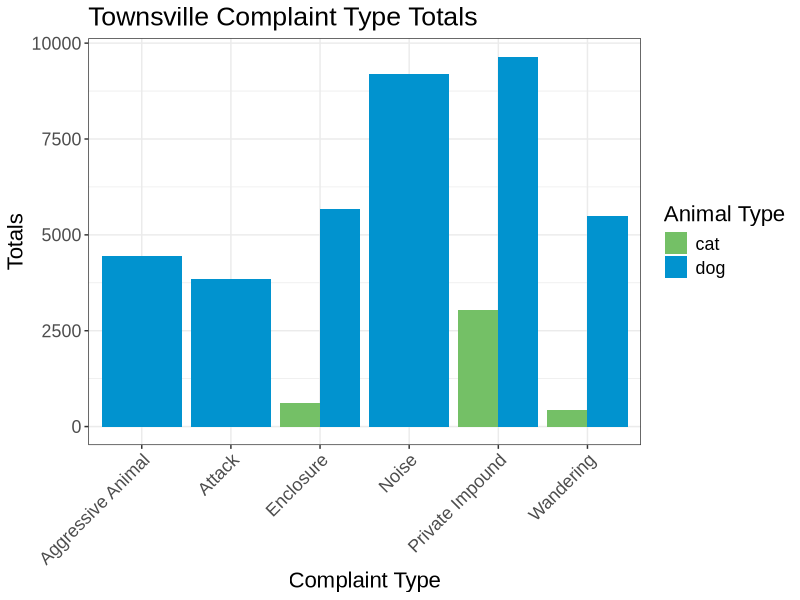
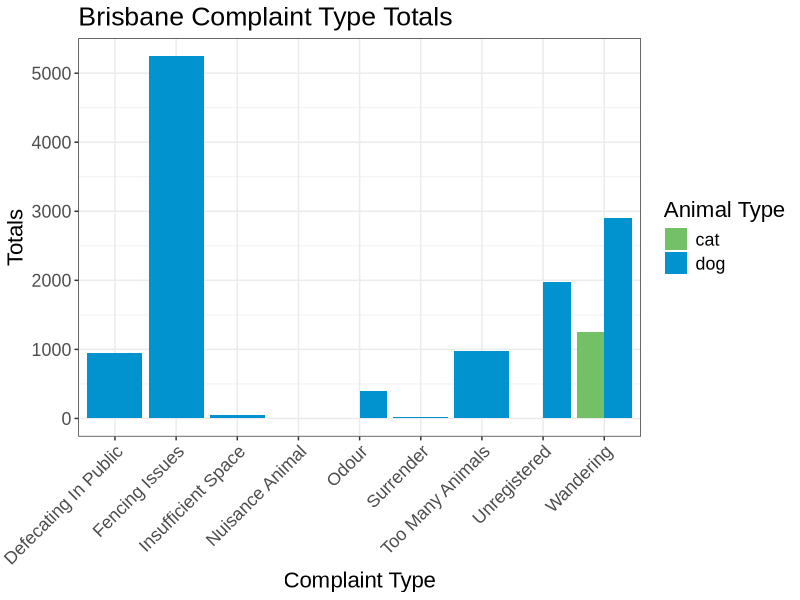
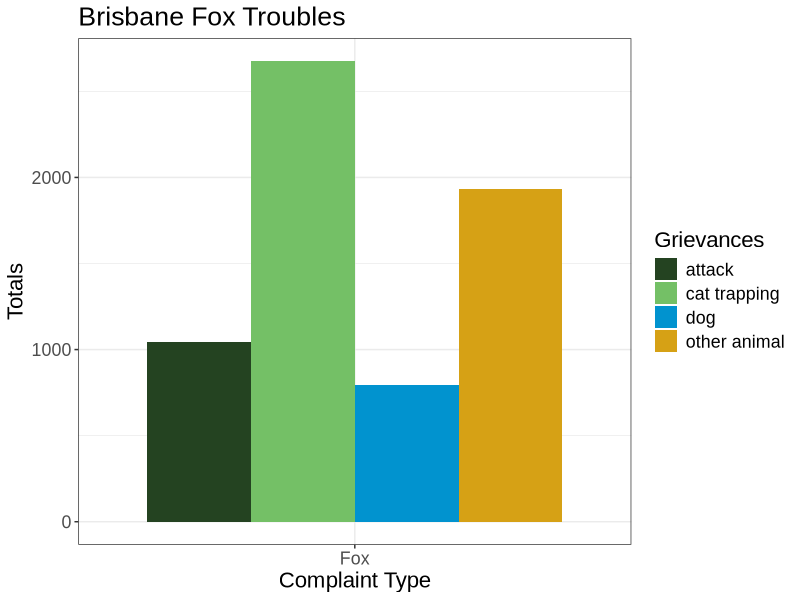
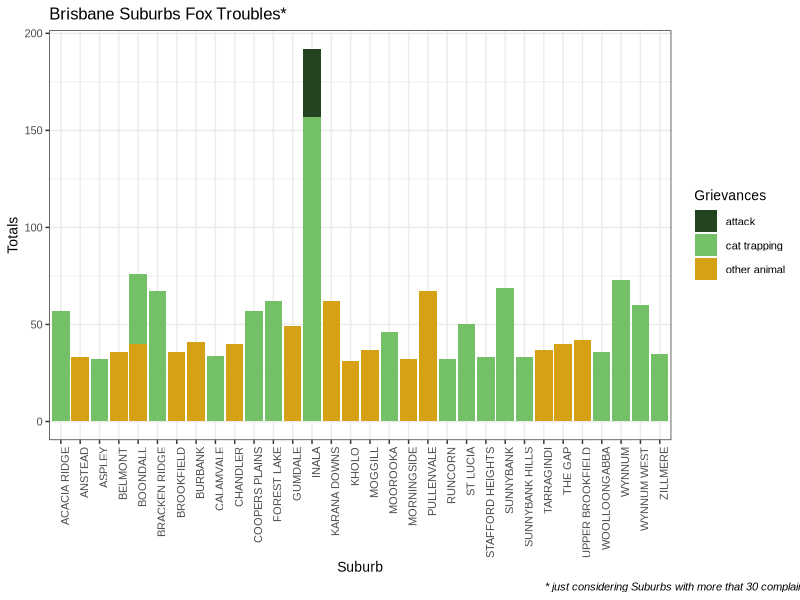
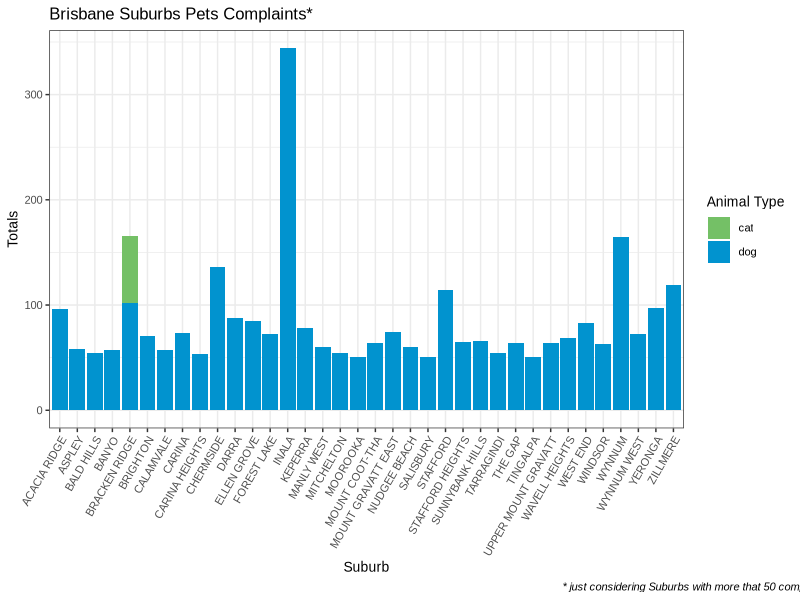
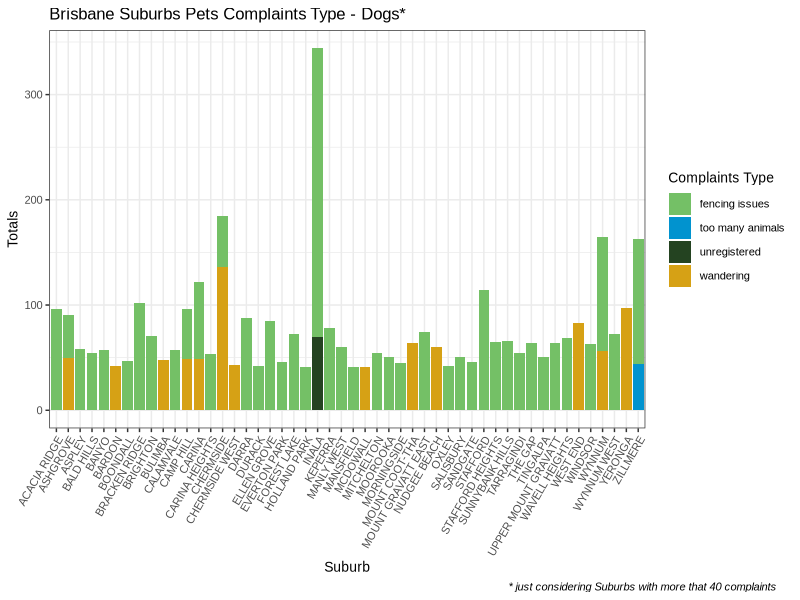
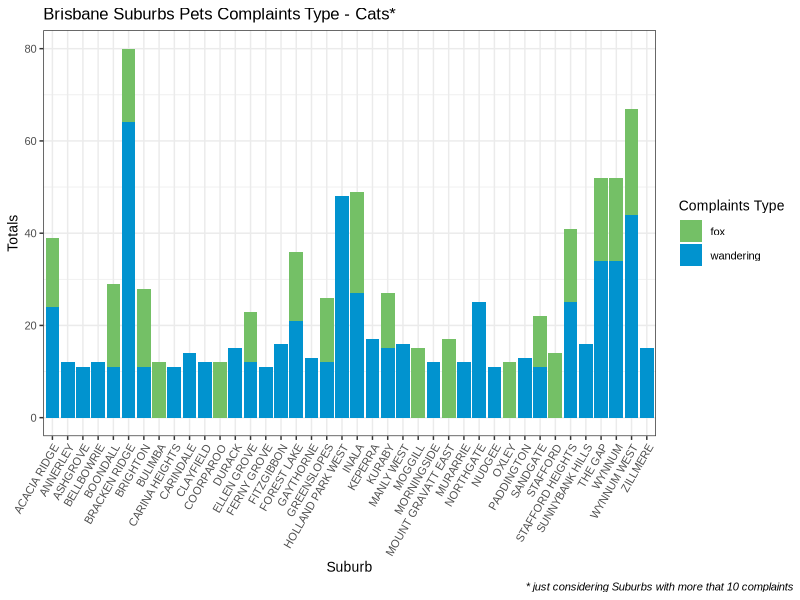
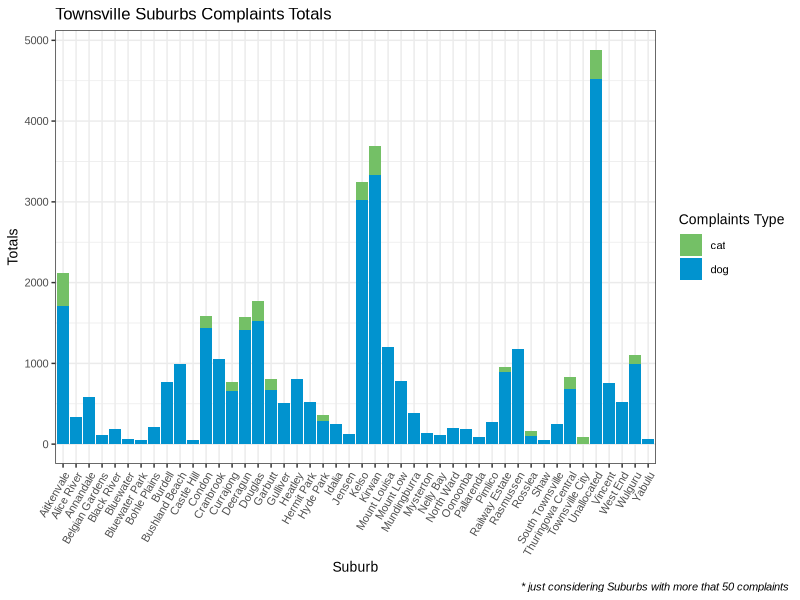

Source code (R) for these figures, in order:
## ---- chunk 1
library(here)
library(tidyverse)
## ---- chunk 2
townsville_complaints <- read_csv(here(
  "clean_data/townsville_complaints_clean.csv")
  )

townsville_complaints_tot_per_suburb <- read_csv(here(
  "clean_data/townsville_complaints_tot_per_suburb.csv")
  )

national_outcomes <- read_csv(here(
  "clean_data/national_outcomes_clean.csv")
  )

brisbane_complaints <- read_csv(here(
  "clean_data/brisbane_complaints_clean.csv")
  )

brisbane_complaints_tot_per_suburb <- read_csv(here(
  "clean_data/brisbane_complaints_tot_per_suburb.csv")
  )

townsville_complaints
townsville_complaints_tot_per_suburb
brisbane_complaints
brisbane_complaints_tot_per_suburb
national_outcomes
## ---- chunk 3
townsville_complaints_tot_plot <- townsville_complaints %>% 
  ggplot() +
  geom_bar(position = "dodge", aes(x = complaint_type, fill = animal_type)) +
  labs(x = "Complaint Type", 
       y = "Totals", 
       title = "Townsville Complaint Type Totals") +
  scale_fill_manual("Animal Type", values = c("cat" = "#74c066",
                                              "dog" = "#0193cf")
                    ) +
  theme_bw() +
  theme(text=element_text(size = 16, family = "Arial"),
        axis.text.x = element_text(angle = 45, hjust = 1))
  

townsville_complaints_tot_plot
## ---- chunk 4
exclude <- c("Dog", "Fox")

brisbane_complaints_tot_plot <- brisbane_complaints %>% 
  mutate(animal_type = str_to_lower(animal_type)) %>% 
  filter(animal_type %in% "cat" | animal_type %in% "dog") %>% 
  filter(!category %in% exclude) %>% 
  ggplot() +
  geom_bar(position = "dodge", aes(x = category, fill = animal_type)) +
  labs(x = "Complaint Type", 
       y = "Totals", 
       title = "Brisbane Complaint Type Totals") +
  scale_fill_manual("Animal Type", values = c("cat" = "#74c066",
                                              "dog" = "#0193cf")
                    ) +
  theme_bw() +
  theme(text=element_text(size = 16, family = "Arial"),
        axis.text.x = element_text(angle = 45, hjust = 1))
  

brisbane_complaints_tot_plot
## ---- chunk 5
include <- "Fox"

brisbane_complaints_fox_plot <- brisbane_complaints %>% 
  mutate(animal_type = str_to_lower(animal_type)) %>% 
  filter(!animal_type %in% "cat" | animal_type %in% "dog") %>% 
  filter(category %in% include) %>% 
  ggplot() +
  geom_bar(position = "dodge", aes(x = category, fill = animal_type)) +
  labs(x = "Complaint Type", 
       y = "Totals", 
       title = "Brisbane Fox Troubles") +
  scale_fill_manual("Grievances", values = c("cat trapping" = "#74c066",
                                              "dog" = "#0193cf",
                                              "attack" = "#244321",
                                              "other animal" = "#d6a115")
                    ) +
  theme_bw() +
  theme(text=element_text(size = 16, family = "Arial"))
  
brisbane_complaints_fox_plot
## ---- chunk 6
brisbane_complaints_fox_plot <- brisbane_complaints_tot_per_suburb %>% 
  mutate(animal_type = str_to_lower(animal_type)) %>% 
  filter(!animal_type %in% "cat" | animal_type %in% "dog") %>% 
  filter(category %in% include) %>% 
  filter(total > 30) %>% 
  ggplot() +
  geom_col(aes(x = suburb, y = total, fill = animal_type)) +
  labs(x = "Suburb", 
       y = "Totals", 
       title = "Brisbane Suburbs Fox Troubles*",
       caption = "* just considering Suburbs with more that 30 complaints") +
  scale_fill_manual("Grievances", values = c("cat trapping" = "#74c066",
                                              "dog" = "#0193cf",
                                              "attack" = "#244321",
                                              "other animal" = "#d6a115")
                    ) +
  theme_bw() +
  theme(text=element_text(size = 10, family = "Arial"),
        axis.text.x = element_text(angle = 90, hjust = 1),
        plot.caption = element_text(hjust = 1.4, face = "italic"))
  
brisbane_complaints_fox_plot
## ---- chunk 7
brisbane_complaints_by_suburbs <- brisbane_complaints_tot_per_suburb %>% 
  mutate(animal_type = str_to_lower(animal_type)) %>% 
  filter(animal_type %in% "cat" | animal_type %in% "dog") %>% 
  filter(!category %in% exclude) %>% 
  filter(total > 50) %>% 
  drop_na() %>% 
  ggplot() +
  geom_col(aes(x = suburb, y = total, fill = animal_type)) +
  labs(x = "Suburb", 
       y = "Totals", 
       title = "Brisbane Suburbs Pets Complaints*",
       caption = "* just considering Suburbs with more that 50 complaints") +
   scale_fill_manual("Animal Type", values = c("cat" = "#74c066",
                                              "dog" = "#0193cf")
                    ) +
  theme_bw() +
  theme(text=element_text(size = 10, family = "Arial"),
        axis.text.x = element_text(angle = 60, hjust = 1),
        plot.caption = element_text(hjust = 1.4, face = "italic"))
  
brisbane_complaints_by_suburbs
## ---- chunk 8
brisbane_subs_complaints_type_dogs <- brisbane_complaints_tot_per_suburb %>% 
  mutate(category = str_to_lower(category)) %>% 
  filter(animal_type == "Dog") %>% 
  filter(!category %in% exclude) %>% 
  filter(total > 40) %>% 
  drop_na() %>% 
  ggplot() +
  geom_col(aes(x = suburb, y = total, fill = category)) +
  labs(x = "Suburb", 
       y = "Totals", 
       title = "Brisbane Suburbs Pets Complaints Type - Dogs*",
       caption = "* just considering Suburbs with more that 40 complaints") +
  scale_fill_manual("Complaints Type", values = c("fencing issues" = "#74c066",
                                                  "too many animals" = "#0193cf",
                                                  "unregistered" = "#244321",
                                                  "wandering" = "#d6a115")
                    ) +
  theme_bw() +
  theme(text=element_text(size = 10, family = "Arial"),
        axis.text.x = element_text(angle = 60, hjust = 1),
        plot.caption = element_text(hjust = 1.4, face = "italic"))

brisbane_subs_complaints_type_dogs
  
## ---- chunk 9
brisbane_subs_complaints_type_cats <- brisbane_complaints_tot_per_suburb %>% 
  mutate(category = str_to_lower(category)) %>% 
  filter(animal_type == "Cat") %>% 
  filter(!category %in% exclude) %>% 
  filter(total > 10) %>% 
  drop_na() %>% 
  ggplot() +
  geom_col(aes(x = suburb, y = total, fill = category)) +
  labs(x = "Suburb", 
       y = "Totals", 
       title = "Brisbane Suburbs Pets Complaints Type - Cats*",
       caption = "* just considering Suburbs with more that 10 complaints") +
  scale_fill_manual("Complaints Type", values = c("fox" = "#74c066",
                                                  "wandering" = "#0193cf")
                    ) +
  theme_bw() +
  theme(text=element_text(size = 10, family = "Arial"),
        axis.text.x = element_text(angle = 60, hjust = 1),
        plot.caption = element_text(hjust = 1.4, face = "italic"))

brisbane_subs_complaints_type_cats
## ---- chunk 10
townsville_complaints_by_suburbs <- townsville_complaints_tot_per_suburb %>%
  filter(total > 50) %>% 
  ggplot() +
  geom_col(aes(x = suburb, y = total, fill = animal_type)) +
  labs(x = "Suburb", 
       y = "Totals", 
       title = "Townsville Suburbs Complaints Totals",
       caption = "* just considering Suburbs with more that 50 complaints") +
  scale_fill_manual("Complaints Type", values = c("cat" = "#74c066",
                                                  "dog" = "#0193cf")
                    ) +
  theme_bw() +
  theme(text=element_text(size = 10, family = "Arial"),
        axis.text.x = element_text(angle = 60, hjust = 1),
        plot.caption = element_text(hjust = 1.4, face = "italic"))

townsville_complaints_by_suburbs
## ---- chunk 11
townsville_complaints_type_cats <- townsville_complaints_tot_per_suburb %>% 
  mutate(complaint_type = str_to_lower(complaint_type)) %>% 
  filter(animal_type == "cat") %>% 
  filter(total > 20) %>% 
  ggplot() +
  geom_col(aes(x = suburb, y = total, fill = complaint_type)) +
  labs(x = "Suburb", 
       y = "Totals", 
       title = "Townsville Suburbs Complaints Totals",
       caption = "* just considering Suburbs with more that 20 complaints") +
  scale_fill_manual("Complaints Type", values = c("enclosure" = "#74c066",
                                                  "private impound" = "#0193cf",
                                                  "wandering" = "#244321")
                    ) +
  theme_bw() +
  theme(text=element_text(size = 10, family = "Arial"),
        axis.text.x = element_text(angle = 60, hjust = 1),
        plot.caption = element_text(hjust = 1.4, face = "italic"))

townsville_complaints_type_cats
## ---- chunk 12
townsville_complaints_type_dogs <- townsville_complaints_tot_per_suburb %>% 
  mutate(complaint_type = str_to_lower(complaint_type)) %>% 
  filter(!animal_type == "cat") %>% 
  filter(total > 40) %>% 
  ggplot() +
  geom_col(aes(x = suburb, y = total, fill = complaint_type)) +
  labs(x = "Suburb", 
       y = "Totals", 
       title = "Townsville Suburbs Complaints Totals",
       caption = "* just considering Suburbs with more that 40 complaints") +
  scale_fill_manual("Complaints Type", values = c("enclosure" = "#74c066",
                                                  "private impound" = "#0193cf",
                                                  "wandering" = "#244321",
                                                  "attack" = "#d6a115",
                                                  "noise" = "#73182c",
                                                  "aggressive animal" = "#ff0000")
                    ) +
  theme_bw() +
  theme(text=element_text(size = 10, family = "Arial"),
        axis.text.x = element_text(angle = 60, hjust = 1),
        plot.caption = element_text(hjust = 1.4, face = "italic"))

townsville_complaints_type_dogs
## ---- chunk 13
townsville_dog_bars <- townsville_complaints %>% 
  filter(animal_type == "dog") %>%
  group_by(complaint_type) %>% 
  summarise(total = n()) %>% 
  arrange(desc(total)) 

townsville_dog_bars

ggplot(townsville_dog_bars) +
  geom_col(aes(x = complaint_type, y = total))

  

## ---- chunk 14
townsville_cat_bars <- townsville_complaints %>% 
  filter(animal_type == "cat") %>%
  group_by(complaint_type) %>% 
  summarise(total = n()) %>% 
  arrange(desc(total)) 

townsville_cat_bars

ggplot(townsville_cat_bars) +
  geom_col(aes(x = complaint_type, y = total))
## ---- chunk 15
brisbane_dog_bars <- brisbane_complaints %>% 
  filter(animal_type == "Dog") %>%
  group_by(category) %>% 
  summarise(total = n()) %>% 
  arrange(desc(total)) 

brisbane_dog_bars

ggplot(brisbane_dog_bars) +
  geom_col(aes(x = category, y = total))

  

## ---- chunk 16
brisbane_cat_bars <- brisbane_complaints %>% 
  filter(animal_type == "Cat") %>%
  group_by(category) %>% 
  summarise(total = n()) %>% 
  arrange(desc(total)) 

brisbane_cat_bars

ggplot(brisbane_cat_bars) +
  geom_col(aes(x = category, y = total))

